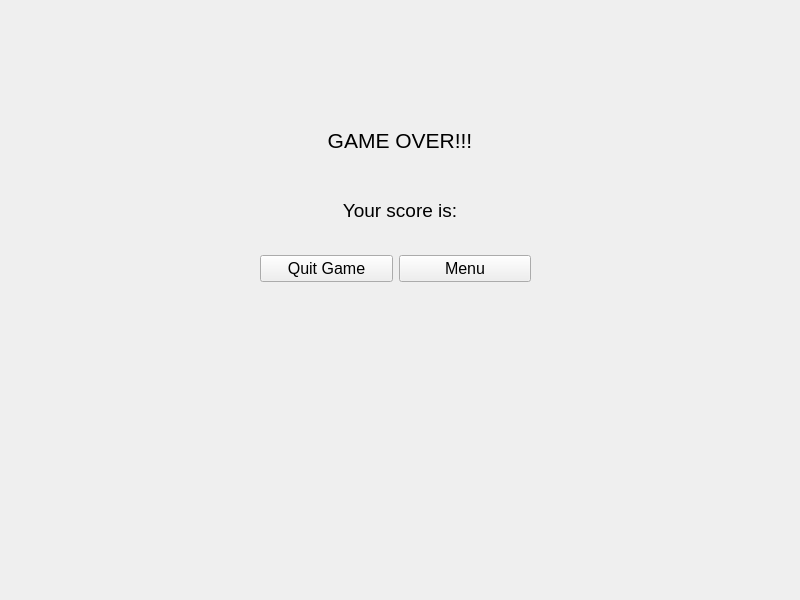
<?xml version="1.0" encoding="UTF-8"?>
<ui version="4.0">
 <class>GameOverPage</class>
 <widget class="QWidget" name="GameOverPage">
  <property name="geometry">
   <rect>
    <x>0</x>
    <y>0</y>
    <width>800</width>
    <height>600</height>
   </rect>
  </property>
  <property name="font">
   <font>
    <pointsize>16</pointsize>
   </font>
  </property>
  <widget class="QLabel" name="youLostLabel">
   <property name="geometry">
    <rect>
     <x>310</x>
     <y>120</y>
     <width>180</width>
     <height>40</height>
    </rect>
   </property>
   <property name="font">
    <font>
     <pointsize>16</pointsize>
    </font>
   </property>
   <property name="text">
    <string>GAME OVER!!!</string>
   </property>
   <property name="alignment">
    <set>Qt::AlignmentFlag::AlignCenter</set>
   </property>
  </widget>
  <widget class="QLabel" name="scoreLabel">
   <property name="geometry">
    <rect>
     <x>310</x>
     <y>190</y>
     <width>180</width>
     <height>40</height>
    </rect>
   </property>
   <property name="font">
    <font>
     <pointsize>14</pointsize>
    </font>
   </property>
   <property name="text">
    <string>Your score is:</string>
   </property>
   <property name="alignment">
    <set>Qt::AlignmentFlag::AlignCenter</set>
   </property>
  </widget>
  <widget class="QWidget" name="layoutWidget">
   <property name="geometry">
    <rect>
     <x>260</x>
     <y>250</y>
     <width>271</width>
     <height>38</height>
    </rect>
   </property>
   <layout class="QHBoxLayout" name="buttonLayout">
    <item>
     <widget class="QPushButton" name="quitButton">
      <property name="font">
       <font>
        <pointsize>12</pointsize>
       </font>
      </property>
      <property name="text">
       <string>Quit Game</string>
      </property>
     </widget>
    </item>
    <item>
     <widget class="QPushButton" name="menuButton">
      <property name="font">
       <font>
        <pointsize>12</pointsize>
       </font>
      </property>
      <property name="text">
       <string>Menu</string>
      </property>
     </widget>
    </item>
   </layout>
  </widget>
 </widget>
 <resources/>
 <connections/>
</ui>
